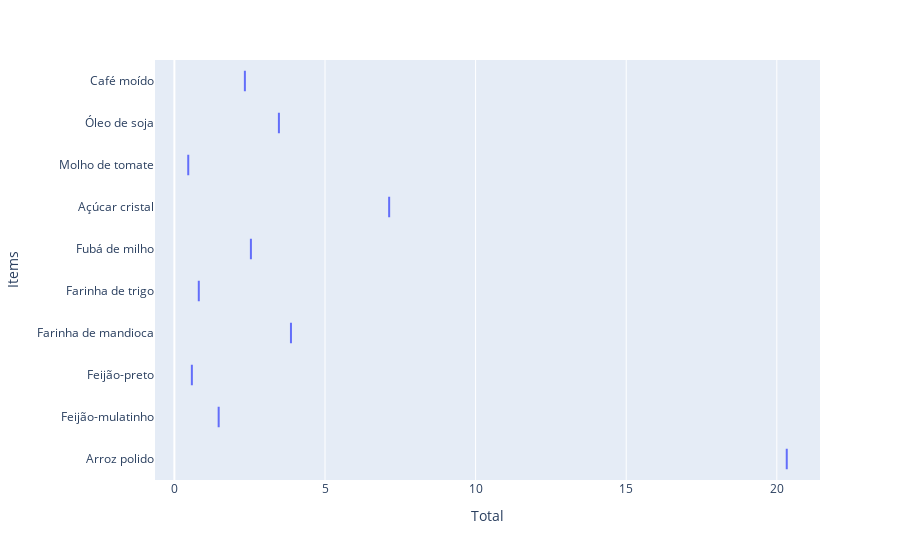

Here is the notebook cell this chart was saved with:
### Markdown cell above
* Boxplots por região

### Code cell
fig = px.box(consumo_nordeste, y = 'Items', x ='Total')
fig.show()

### Figure 1 — Plotly figure (JSON) as saved in the notebook; plotly's stock layout.template omitted (floating-point values rounded to 4 significant figures)
{"data": [{"alignmentgroup": "True", "hovertemplate": "Total=%{x}<br>Items=%{y}<extra></extra>", "legendgroup": "", "marker": {"color": "#636efa"}, "name": "", "notched": false, "offsetgroup": "", "orientation": "h", "showlegend": false, "type": "box", "x": [20.33, 1.47, 0.58, 3.87, 0.81, 2.54, 7.13, 0.46, 3.47, 2.34], "x0": " ", "xaxis": "x", "y": [" Arroz polido", "Feijão-mulatinho", "Feijão-preto", "Farinha de mandioca", "Farinha de trigo", "Fubá de milho", "Açúcar cristal", "Molho de tomate", "Óleo de soja", "Café moído"], "y0": " ", "yaxis": "y"}], "layout": {"boxmode": "group", "legend": {"tracegroupgap": 0}, "margin": {"t": 60}, "xaxis": {"anchor": "y", "domain": [0, 1], "title": {"text": "Total"}}, "yaxis": {"anchor": "x", "domain": [0, 1], "title": {"text": "Items"}}}}
